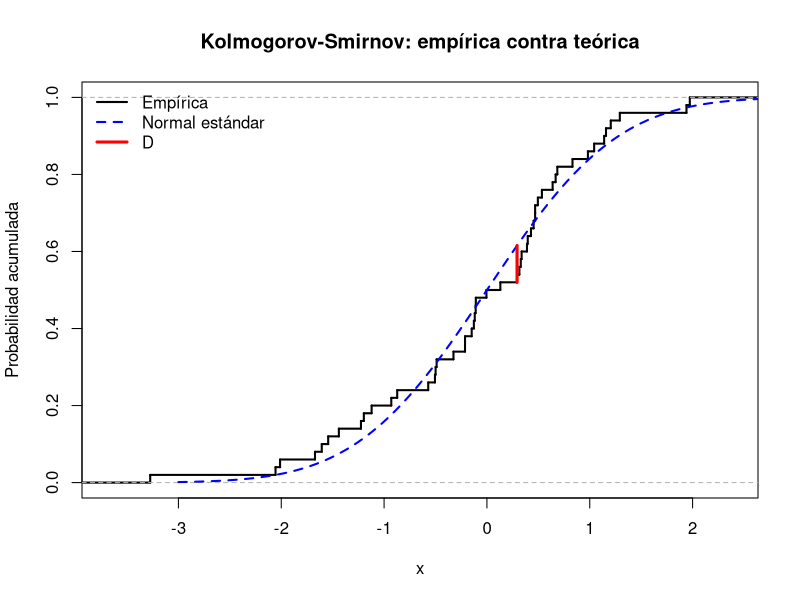
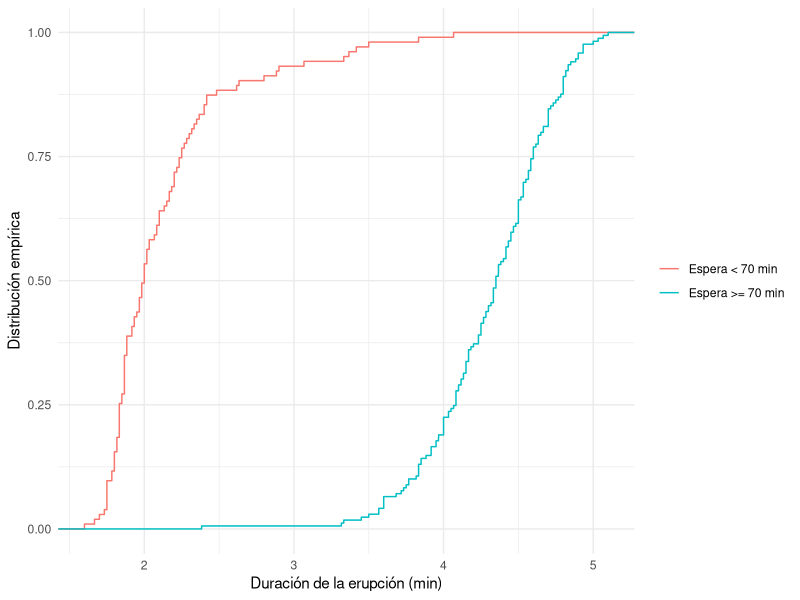

Recreate these plots in R, in order.
## ---- chunk 1
library(ggplot2)
library(goftest)   # cvm.test(), ad.test()
set.seed(2024)
## ---- chunk 2
n <- 50
datos <- sort(rnorm(n, mean = 0, sd = 1))
F0 <- function(x) pnorm(x, mean = 0, sd = 1)
## ---- chunk 3
d_mas <- (1:n) / n - F0(datos)
d_menos <- F0(datos) - (0:(n - 1)) / n
D <- max(d_mas, d_menos)
D
i_max <- which.max(pmax(d_mas, d_menos))
## ---- chunk 4
ks.test(datos, "pnorm", mean = 0, sd = 1)
## ---- chunk 5
plot(ecdf(datos), main = "Kolmogorov-Smirnov: empírica contra teórica",
     xlab = "x", ylab = "Probabilidad acumulada", verticals = TRUE, do.points = FALSE, lwd = 2)
curve(F0, from = -3, to = 3, add = TRUE, col = "blue", lwd = 2, lty = 2)
x_max <- datos[i_max]
y_emp <- if (d_mas[i_max] >= d_menos[i_max]) i_max / n else (i_max - 1) / n
segments(x_max, F0(x_max), x_max, y_emp, col = "red", lwd = 3)
legend("topleft", c("Empírica", "Normal estándar", "D"), col = c("black", "blue", "red"),
       lty = c(1, 2, 1), lwd = c(2, 2, 3), bty = "n")
## ---- chunk 6
data(faithful)
corta <- faithful$eruptions[faithful$waiting < 70]
larga <- faithful$eruptions[faithful$waiting >= 70]
ks.test(corta, larga)
## ---- chunk 7
ggplot(transform(faithful, espera = ifelse(waiting < 70, "Espera < 70 min", "Espera >= 70 min")),
       aes(eruptions, colour = espera)) +
  stat_ecdf(geom = "step") +
  labs(x = "Duración de la erupción (min)", y = "Distribución empírica", colour = NULL) +
  theme_minimal()
## ---- chunk 8
simu <- rnorm(15, mean = 1, sd = 4)
ks.test(simu, "pnorm")
goftest::cvm.test(simu, "pnorm")
goftest::ad.test(simu, "pnorm")
